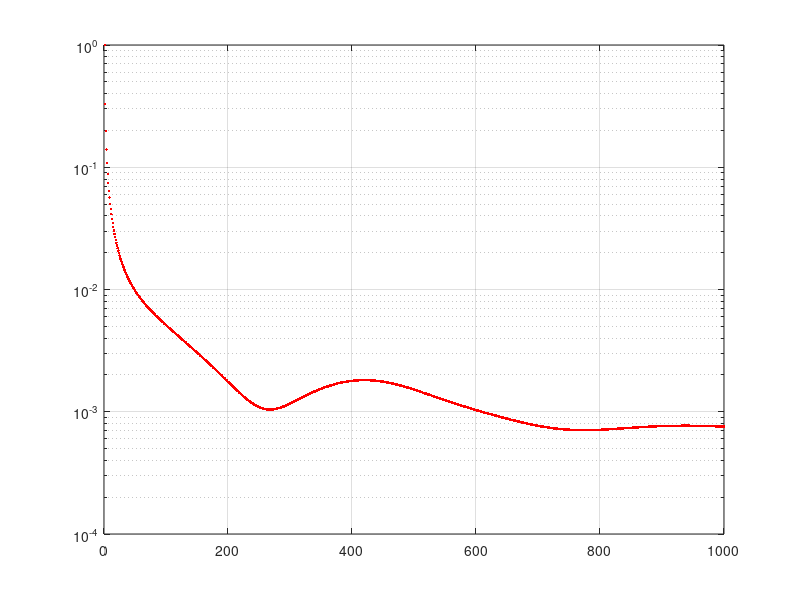

Source code (MATLAB):

% Paprastuju iteraciju ir Gauso-Zeidelio algoritmai

clc, clear all
A=[3  8  3  4;
   2  6  7  9;
   4  6  5  1;
   1  2 -6 -5]
b=[2;3;-2;-1]
n=size(A,1)
Aprad=A;


method='simple_iterations';
% % method='Gauss-Seidel_iterations';
alpha=[100; 100; 100; 100];  % laisvai parinkti metodo parametrai

Atld=diag(1./diag(A))*A-diag(alpha)
btld=diag(1./diag(A))*b

nitmax=1000;
eps=1e-12;
x=zeros(n,1);x1=zeros(n,1);
fprintf(1,'\n sprendimas iteracijomis:'); 
for it=1:nitmax
  if strcmp(method,'Gauss-Seidel_iterations')
    for i=1:n
        x1(i)=(btld(i)-Atld(i,:)*x1)/alpha(i);
    end
  elseif strcmp(method,'simple_iterations')
       x1=(btld-Atld*x)./alpha; 
  else, 
    'neaprasytas metodas', return,
  end
  prec(it)=norm(x1-x)/(norm(x)+norm(x1));
  fprintf(1,'iteracija Nr. %d,  tikslumas  %g\n',it,prec(it))
  if prec(it) < eps, break, end
  x=x1;
end
x
disp('patikrinimas')
Aprad*x-b

semilogy([1:length(prec)],prec,'r.');grid on,hold on
